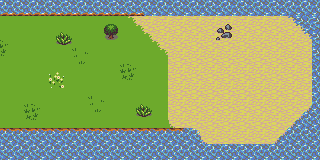

Rendered tile map (Tiled .tmx) drawn with the repository's tilesets; below, a short description and the map source with its tile grids summarised:
An orthogonal 40x20 tile map with 8x8 px tiles, 4 tile layers (Tile Layer 1, Tile Layer 2, Tile Layer 3, Tile Layer 4).

<map version="1.0" orientation="orthogonal" width="40" height="20" tilewidth="8" tileheight="8">
 <tileset firstgid="1" name="basictiles" tilewidth="8" tileheight="8">
  <image source="../tiles/basictiles.png" width="128" height="240" />
 </tileset>
 <layer name="Tile Layer 1" width="40" height="20">
  <data>[800 cells, 800 non-empty, 4 distinct tile ids]</data>
 </layer>
 <layer name="Tile Layer 2" width="40" height="20">
  <data>[800 cells, 542 non-empty, 24 distinct tile ids]</data>
 </layer>
 <layer name="Tile Layer 3" width="40" height="20">
  <data>[800 cells, 336 non-empty, 20 distinct tile ids]</data>
 </layer>
 <layer name="Tile Layer 4" width="40" height="20">
  <data>[800 cells, 4 non-empty, 4 distinct tile ids]</data>
 </layer>
</map>